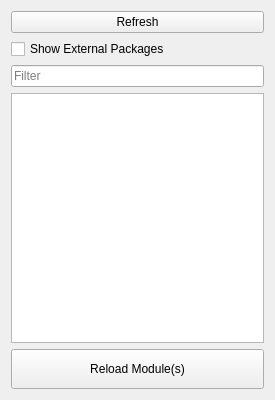
<?xml version="1.0" encoding="UTF-8"?>
<ui version="4.0">
 <class>ModuleReloaderWidget</class>
 <widget class="QWidget" name="ModuleReloaderWidget">
  <property name="geometry">
   <rect>
    <x>0</x>
    <y>0</y>
    <width>275</width>
    <height>400</height>
   </rect>
  </property>
  <property name="windowTitle">
   <string>Module Reloader</string>
  </property>
  <layout class="QVBoxLayout" name="moduleReloaderWidgetLayout">
   <item>
    <widget class="QPushButton" name="refreshButton">
     <property name="toolTip">
      <string>Updates the list of modules available to reload.</string>
     </property>
     <property name="text">
      <string>Refresh</string>
     </property>
    </widget>
   </item>
   <item>
    <widget class="QCheckBox" name="showExternalCheckBox">
     <property name="toolTip">
      <string>Turn on to show modules that come from external Rez packages or that are not part of Rez's system (e.g.: DCC and system modules).</string>
     </property>
     <property name="text">
      <string>Show External Packages</string>
     </property>
    </widget>
   </item>
   <item>
    <widget class="QLineEdit" name="filterPatternLineEdit">
     <property name="toolTip">
      <string>Limits the modules shown below, with support for *, ?, and [...].</string>
     </property>
     <property name="text">
      <string/>
     </property>
     <property name="placeholderText">
      <string>Filter</string>
     </property>
    </widget>
   </item>
   <item>
    <widget class="QListView" name="moduleList">
     <property name="contextMenuPolicy">
      <enum>Qt::CustomContextMenu</enum>
     </property>
     <property name="toolTip">
      <string>Select the modules you would like to reload. Select a selected item to deselect it. Right-click for more options.</string>
     </property>
     <property name="selectionMode">
      <enum>QAbstractItemView::MultiSelection</enum>
     </property>
    </widget>
   </item>
   <item>
    <widget class="QPushButton" name="reloadButton">
     <property name="minimumSize">
      <size>
       <width>0</width>
       <height>40</height>
      </size>
     </property>
     <property name="toolTip">
      <string>Reloads the selected module(s), not including the modules that have been filtered out.</string>
     </property>
     <property name="text">
      <string>Reload Module(s)</string>
     </property>
    </widget>
   </item>
  </layout>
 </widget>
 <resources/>
 <connections>
  <connection>
   <sender>refreshButton</sender>
   <signal>clicked()</signal>
   <receiver>ModuleReloaderWidget</receiver>
   <slot>refresh()</slot>
   <hints>
    <hint type="sourcelabel">
     <x>102</x>
     <y>21</y>
    </hint>
    <hint type="destinationlabel">
     <x>102</x>
     <y>159</y>
    </hint>
   </hints>
  </connection>
  <connection>
   <sender>reloadButton</sender>
   <signal>clicked()</signal>
   <receiver>ModuleReloaderWidget</receiver>
   <slot>reload()</slot>
   <hints>
    <hint type="sourcelabel">
     <x>102</x>
     <y>290</y>
    </hint>
    <hint type="destinationlabel">
     <x>102</x>
     <y>159</y>
    </hint>
   </hints>
  </connection>
  <connection>
   <sender>filterPatternLineEdit</sender>
   <signal>textChanged(QString)</signal>
   <receiver>ModuleReloaderWidget</receiver>
   <slot>filterPatternChanged(QString)</slot>
   <hints>
    <hint type="sourcelabel">
     <x>102</x>
     <y>83</y>
    </hint>
    <hint type="destinationlabel">
     <x>102</x>
     <y>159</y>
    </hint>
   </hints>
  </connection>
  <connection>
   <sender>showExternalCheckBox</sender>
   <signal>stateChanged(int)</signal>
   <receiver>ModuleReloaderWidget</receiver>
   <slot>showExternalPackages(int)</slot>
   <hints>
    <hint type="sourcelabel">
     <x>102</x>
     <y>51</y>
    </hint>
    <hint type="destinationlabel">
     <x>102</x>
     <y>159</y>
    </hint>
   </hints>
  </connection>
  <connection>
   <sender>moduleList</sender>
   <signal>customContextMenuRequested(QPoint)</signal>
   <receiver>ModuleReloaderWidget</receiver>
   <slot>showModuleListContextMenu(QPoint)</slot>
   <hints>
    <hint type="sourcelabel">
     <x>102</x>
     <y>182</y>
    </hint>
    <hint type="destinationlabel">
     <x>102</x>
     <y>159</y>
    </hint>
   </hints>
  </connection>
 </connections>
 <slots>
  <slot>refresh()</slot>
  <slot>reload()</slot>
  <slot>filterPatternChanged(QString)</slot>
  <slot>showExternalPackages(int)</slot>
  <slot>showModuleListContextMenu(QPoint)</slot>
  <slot>toggleUnselectedVisibility()</slot>
 </slots>
</ui>
